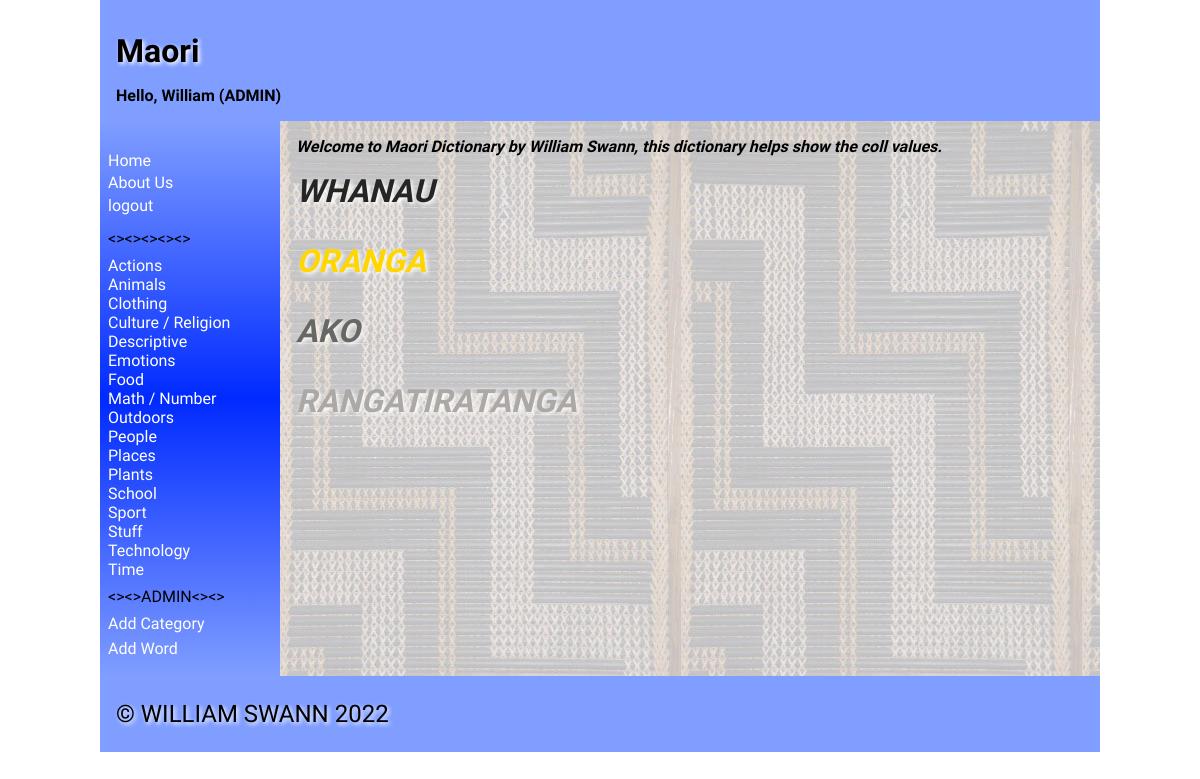
The page / (signed in) on the database its author committed.
### tables this page shows
CREATE TABLE "catalist"
(
    catali  varchar(30),
    cata_id integer
        constraint catalist_pk
            primary key autoincrement
);

### app.py (the view)
@app.route('/', methods=['GET', 'POST'])
def render_homepage():
    cata_list = sidenav1()
    return render_template('home.html', catagories=cata_list, logged_in=is_logged_in(), teacher=is_teacher())

### app.py (called while the page is built)
def create_connection(db_file):
    try:
        connection = sqlite3.connect(db_file)
        return connection
    except Error as e:
        print(e)
    return None

def sidenav1():
    con = create_connection(DB_NAME)
    query = """SELECT cata_id, catali FROM catalist ORDER BY catali"""
    cur = con.cursor()
    cur.execute(query)
    cata_list = cur.fetchall()
    con.commit()
    con.close()
    return cata_list

def is_logged_in():
    if session.get("email") is None:
        print("not logged in")
        return False
    else:
        print("logged in")
        return True

def is_teacher():
    if session.get("teacher") == "on":
        print("is Teacher")
        return True
    else:
        print("not Teacher")
        return False

### templates/home.html (shortened to what this page needs)
{% extends "base1.html" %}
{% block main %}
<strong><em>Welcome to Maori Dictionary by William Swann, this dictionary helps show the coll values. </em></strong>
<h1 style="color:#252525"><em>WHANAU</em></h1>
<h1 style="color:#ffd600"><em>ORANGA</em></h1>
<h1 style="color:#676763"><em>AKO</em></h1>
<h1 style="color:#aba8a5"><em>RANGATIRATANGA</em></h1>
{% endblock %}

### templates/base1.html (shortened to what this page needs)
<!doctype html>
<html lang="en">
<head>
	<link href="{{ url_for('static', filename='style.css') }}" rel="stylesheet">
</head>
<body>
	<div id="container">
		<header>
			<h1>Maori{% block heading %}{% endblock %}</h1>
			{% if logged_in %}
			<strong>Hello, {{ session.firstname }}</strong>
			{% endif %}
			{% if teacher %}
			<strong>(ADMIN)</strong>
			{% endif %}
		</header>
		<nav>
			<ul>
                <li><a href="\">Home</a></li>
            <a href="/contact">About Us</a><li>
			{% if logged_in %}
			<a href="/logout">logout</a><li>
			{% else %}
            <a href="/login">login</a><li>
			{% endif %}
				<p><><><><><></p>
			{% for catalist in catagories %}
        <div>
            <a href="/catagories/{{ catalist[0] }}">{{ catalist[1] }}</a>
        </div>
    		{% endfor %}
			{% if logged_in and teacher %}
				<p><><>ADMIN<><></p>
			<a href="/addcategory">Add Category</a><li>
			<a href="/addword">Add Word</a><li>
			{%endif%}
			</ul>
		</nav>
		<main>
            {% block main%}{% endblock %}
        </main>
		<footer>
			<p>
				&copy; WILLIAM SWANN 2022
			</p>
		</footer>
	</div>
</body>
</html>

### static/style.css (style rules this page uses)
* { font-family: Comfortaa, sans-serif; margin: 0; padding: 0; box-sizing: border-box; }
#container { display: grid; grid-template-columns: 75px auto; grid-template-areas: 'nav header' 'main main' 'footer footer'; }
header { grid-area: header; background-color: #809eff; padding: 1rem; }
nav { grid-area: nav; }
main { grid-area: main; padding: 1rem; background-color: #edd; }
h1, h2, h3, h4 { padding: 1rem 0; font-family: 'Suez One', serif; color: #000; text-shadow: 2px 2px 4px #fff; }
p { padding: 0.5rem 0; }
a { color: #222; }
footer { grid-area: footer; padding: 1rem; background-color: #809eff; }
footer p { color: #000000; text-shadow: 2px 2px 4px #fff; font-size: 1.5rem; }
@media only screen and (min-width: 768px) { #container { grid-template-columns: 180px auto; grid-template-areas: 'header header' 'nav main' 'footer footer'; } }
@media only screen and (min-width: 768px) { nav { background: linear-gradient(180deg, rgb(128, 158, 255) 0%, rgb(0, 42, 255) 50%, rgb(128, 158, 255) 100%); padding: 0.5rem; } }
@media only screen and (min-width: 768px) { nav ul { list-style: none; } }
@media only screen and (min-width: 768px) { nav li { padding: 0.2rem 0; } }
@media only screen and (min-width: 768px) { nav a { color: #fff; text-decoration: none; } }
@media only screen and (min-width: 768px) { main { background-image: url('poutama.jpg'); background-color: rgba(0, 59, 255, 0.18); } }
@media only screen and (min-width: 1000px) { #container { width: 1000px; margin: auto; } }

### rows shown on the page
catalist: catali "Actions"
catalist: catali "Animals"
catalist: catali "Clothing"
catalist: catali "Culture / Religion"
catalist: catali "Descriptive"
catalist: catali "Emotions"
catalist: catali "Food"
catalist: catali "Math / Number"
catalist: catali "Outdoors"
catalist: catali "People"
catalist: catali "Places"
catalist: catali "Plants"
catalist: catali "School"
catalist: catali "Sport"
catalist: catali "Stuff"
catalist: catali "Technology"
catalist: catali "Time"

### other values the page prints
{{ session.firstname }} "William"
